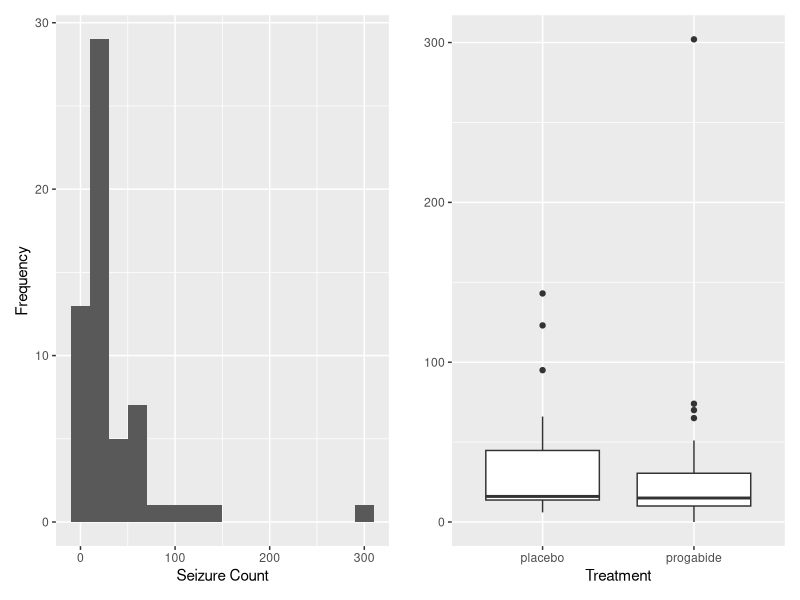

This figure's R source:
## ---- chunk 1
#install.packages("robust")
library(robust)
library(ggplot2)
library(patchwork)
## ---- chunk 2
data(breslow.dat, package="robust")
names(breslow.dat)
## ---- chunk 3
summary(breslow.dat[c(6,7,8,10)])
## ---- chunk 4
p1 <- ggplot(data=breslow.dat, aes(sumY)) + 
  geom_histogram(binwidth = 20) +
  xlab("Seizure Count") +
  ylab("Frequency")

p2 <- ggplot(data=breslow.dat, aes(Trt, sumY)) +
  geom_boxplot() +
  xlab("Treatment") +
  ylab("")

p1 + p2
## ---- chunk 5
fit <- glm(sumY ~ Base + Age + Trt, data=breslow.dat, family=poisson())
summary(fit)
## ---- chunk 6
coef(fit)
## ---- chunk 7
 exp(coef(fit))
